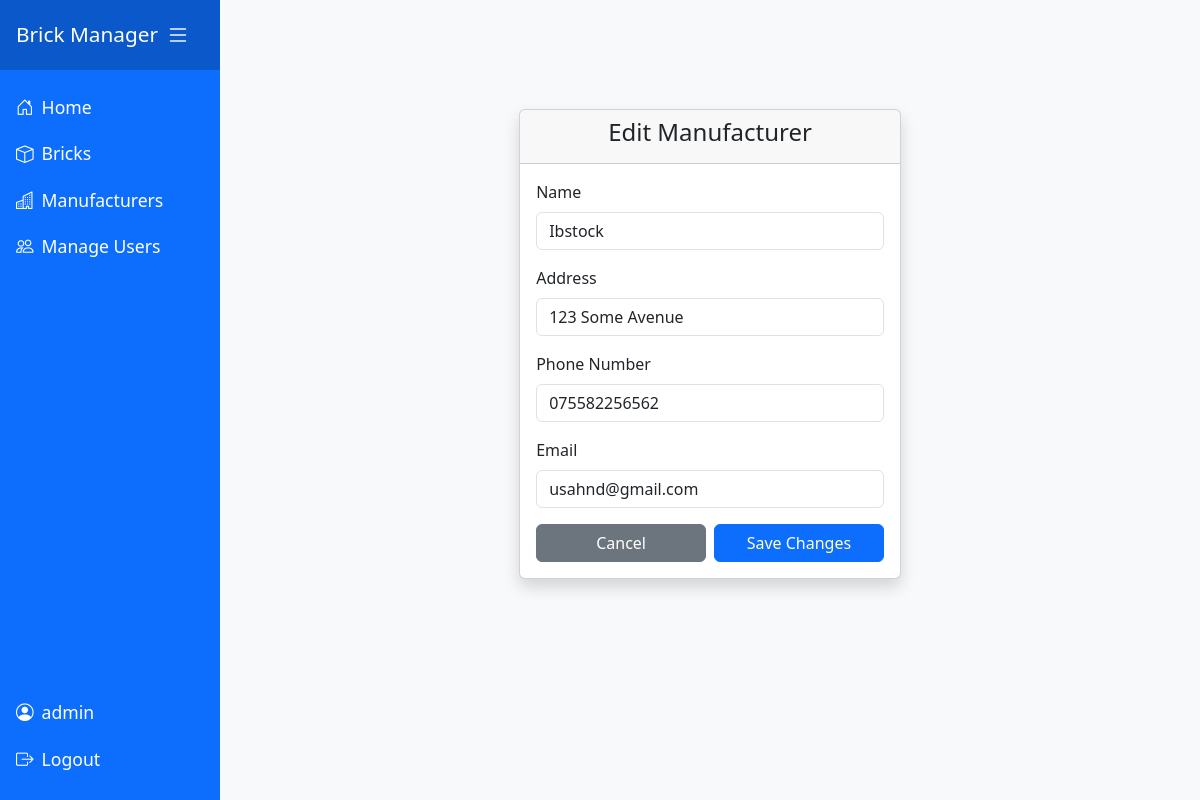
The page /edit_manufacturer/1 (signed in) on the database as committed earlier.
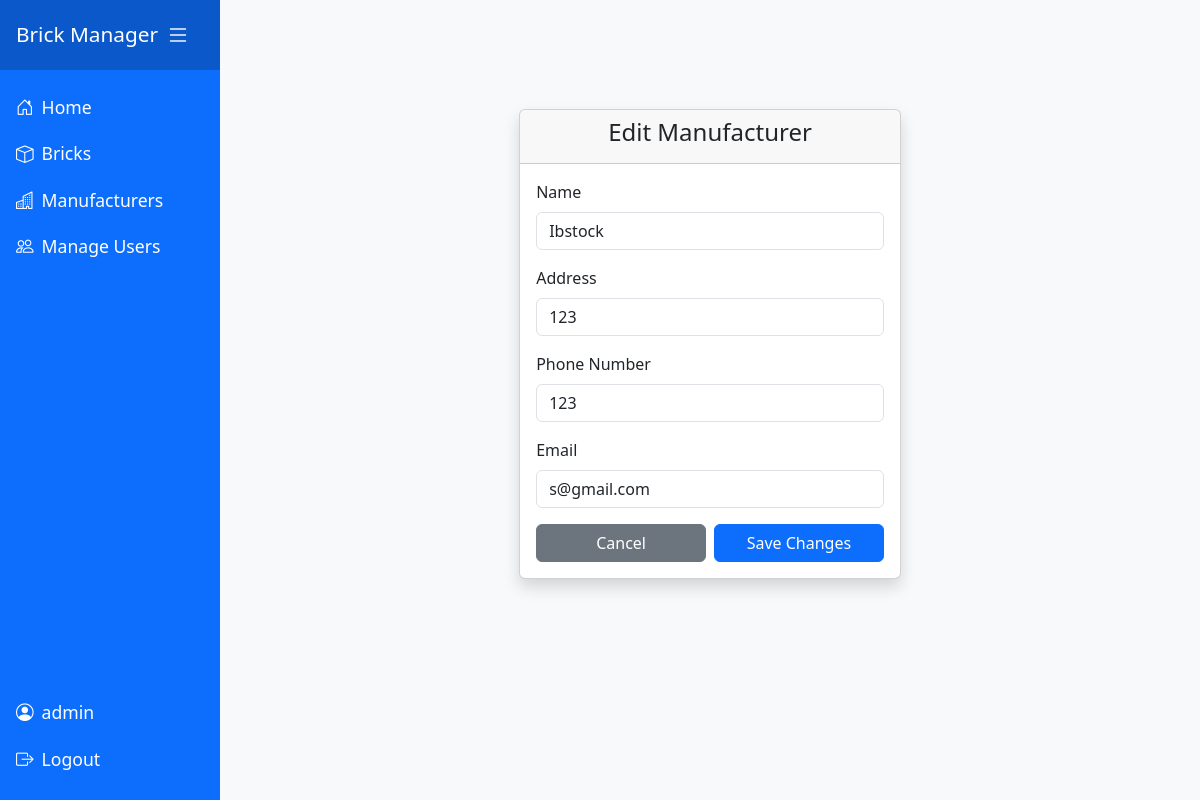
The same page on the database as committed later.
### models.py (models this page shows)
class Manufacturer(db.Model):
    id = db.Column(db.Integer, primary_key=True)
    name = db.Column(db.String(150), nullable=False, unique=True)
    address = db.Column(db.String(250), nullable=False)
    phoneNo = db.Column(db.String(50), nullable=True)
    email = db.Column(db.String(120), nullable=True)
    bricks = db.relationship('Brick', backref='manufacturer', lazy=True)

### manufacturers.py (the view, shortened to what this page needs)
@manufacturers_bp.route('/edit_manufacturer/<int:id>', methods=['GET', 'POST'])
@loginRequired
def editManufacturer(id):
    manufacturer = Manufacturer.query.get_or_404(id)
    return render_template('edit_manufacturer.html', manufacturer=manufacturer)

### app.py (called while the page is built)
@app.before_request
def require_login():
    allowedRoutes = ['users.login']
    endpoint = request.endpoint
    if endpoint is None:
        return  # Let Flask handle it
    if endpoint in allowedRoutes or endpoint.startswith('static'):
        return  # Allow access
    if not session.get('userId'):
        return redirect(url_for('users.login', next=request.url))

### users.py (called while the page is built)
def loginRequired(f):
    @wraps(f)
    def decoratedFunction(*args, **kwargs):
        if not session.get('userId'):
            flash('Please log in to access this page.', 'warning')
            return redirect(url_for('users.login', next=request.url))
        return f(*args, **kwargs)
    return decoratedFunction

### templates/edit_manufacturer.html (shortened to what this page needs)
{% extends 'base.html' %}
{% block content %}
<div class="d-flex justify-content-center align-items-center" style="min-height: 80vh;">
    <div class="col-12 col-sm-8 col-md-6 col-lg-5">
        <div class="card shadow">
            <div class="card-header text-center"><h4>Edit Manufacturer</h4></div>
            <div class="card-body">
                <form method="POST">
                    <div class="mb-3">
                        <label class="form-label">Name</label>
                        <input type="text" name="name" class="form-control" value="{{ manufacturer.name }}" required>
                    </div>
                    <div class="mb-3">
                        <label class="form-label">Address</label>
                        <input type="text" name="address" class="form-control" value="{{ manufacturer.address }}" required>
                    </div>
                    <div class="mb-3">
                        <label class="form-label">Phone Number</label>
                        <input type="text" name="phoneNo" class="form-control" value="{{ manufacturer.phoneNo }}">
                    </div>
                    <div class="mb-3">
                        <label class="form-label">Email</label>
                        <input type="email" name="email" class="form-control" value="{{ manufacturer.email }}">
                    </div>
                    <div class="d-flex gap-2">
                        <a href="{{ url_for('manufacturers.manufacturers') }}" class="btn btn-secondary w-50">Cancel</a>
                        <button type="submit" class="btn btn-primary w-50">Save Changes</button>
                    </div>
                </form>
            </div>
        </div>
    </div>
</div>
{% endblock %}

Rows that differ between the two databases and show on the page:
changed Manufacturer "Ibstock": address "123 Some Avenue" → "123"; phoneNo "075582256562" → "123"; email "usahnd@gmail.com" → "s@gmail.com"
